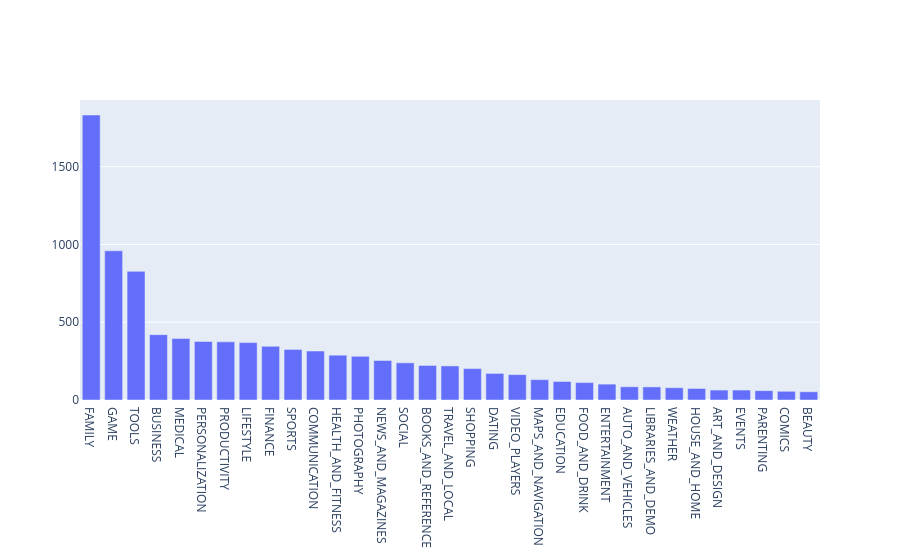

The cell this chart's notebook holds for it:
### Code cell
import plotly
plotly.offline.init_notebook_mode(connected=True)
import plotly.graph_objs as go

# Print the total number of unique categories
num_categories = apps['Category'].nunique()
print('Number of categories = ', num_categories)

# Count the number of apps in each 'Category'. 
num_apps_in_category = apps['Category'].value_counts()

# Sort num_apps_in_category in descending order based on the count of apps in each category
sorted_num_apps_in_category = num_apps_in_category.sort_values(ascending=False)

data = [go.Bar(
        x = num_apps_in_category.index, # index = category name
        y = num_apps_in_category.values, # value = count
)]

plotly.offline.iplot(data)

### Figure 1 — Plotly figure (JSON) as saved in the notebook; plotly's stock layout.template omitted (floating-point values rounded to 4 significant figures)
{"data": [{"type": "bar", "x": ["FAMILY", "GAME", "TOOLS", "BUSINESS", "MEDICAL", "PERSONALIZATION", "PRODUCTIVITY", "LIFESTYLE", "FINANCE", "SPORTS", "COMMUNICATION", "HEALTH_AND_FITNESS", "PHOTOGRAPHY", "NEWS_AND_MAGAZINES", "SOCIAL", "BOOKS_AND_REFERENCE", "TRAVEL_AND_LOCAL", "SHOPPING", "DATING", "VIDEO_PLAYERS", "MAPS_AND_NAVIGATION", "EDUCATION", "FOOD_AND_DRINK", "ENTERTAINMENT", "AUTO_AND_VEHICLES", "LIBRARIES_AND_DEMO", "WEATHER", "HOUSE_AND_HOME", "ART_AND_DESIGN", "EVENTS", "PARENTING", "COMICS", "BEAUTY"], "y": [1832, 959, 827, 420, 395, 376, 374, 369, 345, 325, 315, 288, 281, 254, 239, 222, 219, 202, 171, 163, 131, 119, 112, 102, 85, 84, 79, 74, 64, 64, 60, 56, 53]}], "layout": {}}
